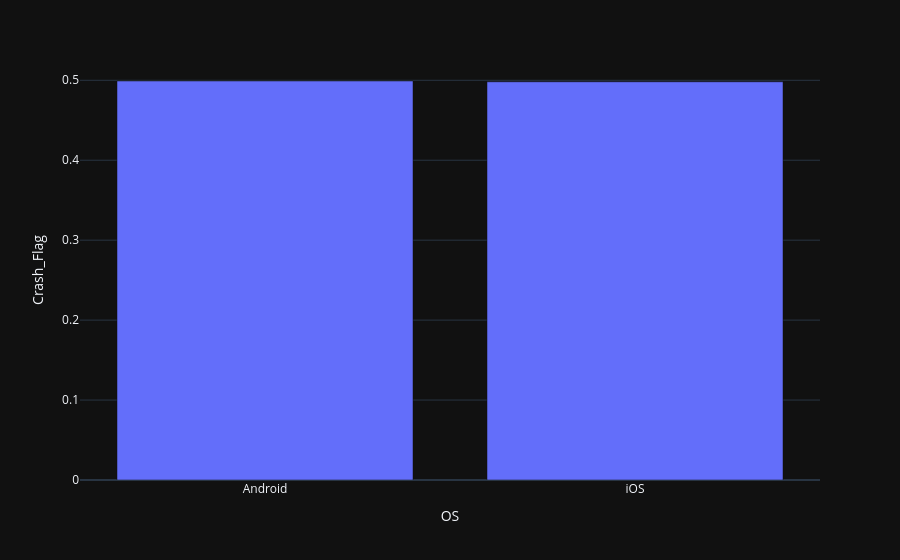

The cell this chart's notebook holds for it:
### Markdown cell above
Crash by OS

### Code cell
px.bar(df.groupby('OS')['Crash_Flag'].mean().reset_index(),
       x='OS',
       y='Crash_Flag')

### Figure 1 — Plotly figure (JSON) as saved in the notebook; plotly's stock layout.template omitted (floating-point values rounded to 4 significant figures)
{"data": [{"hovertemplate": "OS=%{x}<br>Crash_Flag=%{y}<extra></extra>", "legendgroup": "", "marker": {"color": "#636efa", "pattern": {"shape": ""}}, "name": "", "orientation": "v", "showlegend": false, "textposition": "auto", "x": ["Android", "iOS"], "xaxis": "x", "y": [0.4991, 0.4981], "yaxis": "y", "type": "bar"}], "layout": {"xaxis": {"anchor": "y", "domain": [0.0, 1.0], "title": {"text": "OS"}}, "yaxis": {"anchor": "x", "domain": [0.0, 1.0], "title": {"text": "Crash_Flag"}}, "legend": {"tracegroupgap": 0}, "margin": {"t": 60}, "barmode": "relative"}}
